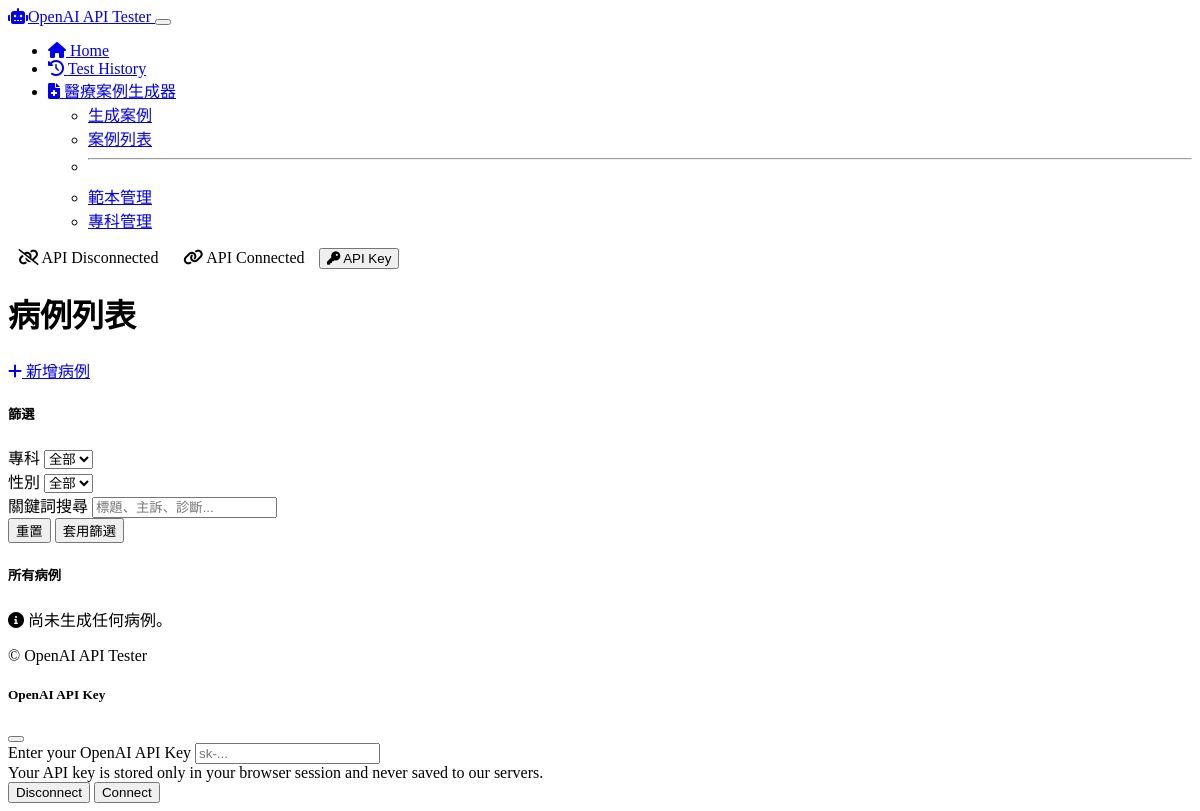
The app's page /medical/cases, older data.
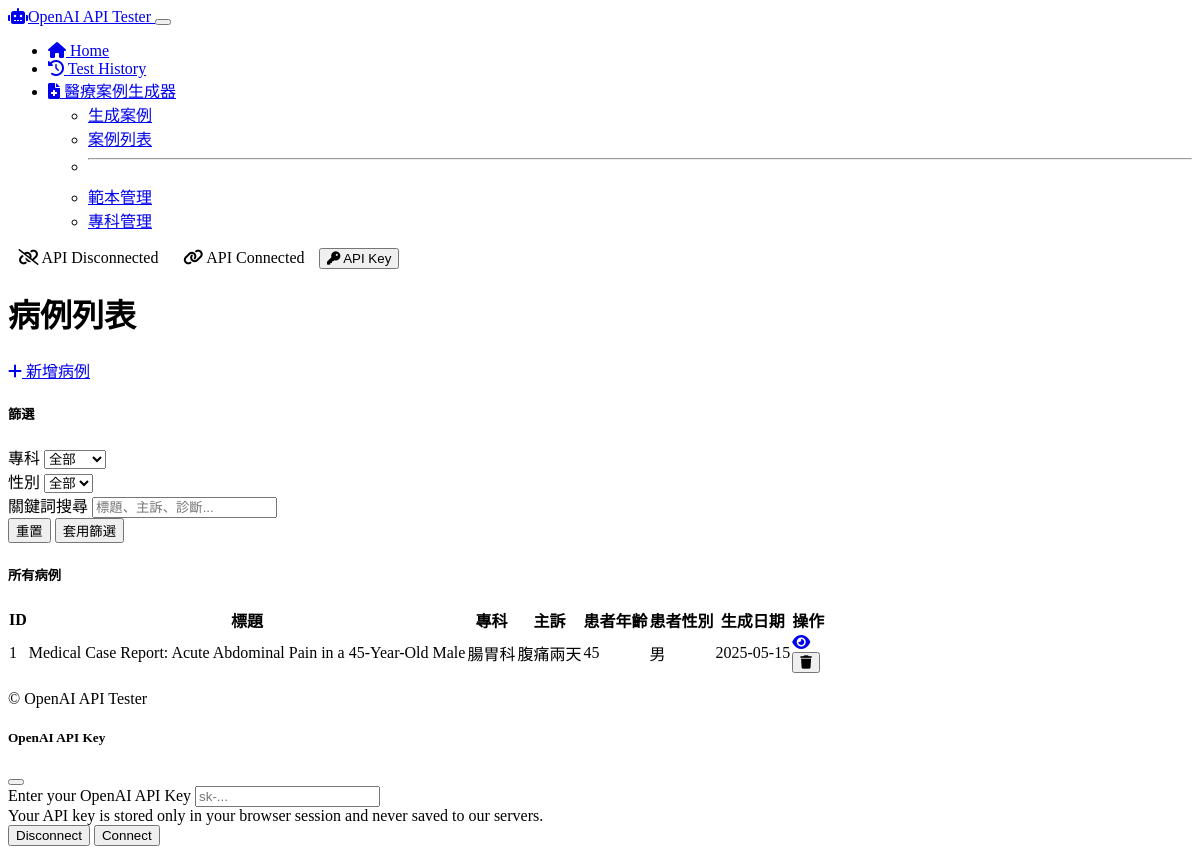
The same page, newer data.
### models/medical_case.py (models this page shows, shortened)
class MedicalCase(db.Model):
    id = db.Column(db.Integer, primary_key=True)
    title = db.Column(db.String(200), nullable=False)
    patient_age = db.Column(db.Integer, nullable=True)
    patient_gender = db.Column(db.String(20), nullable=True)
    chief_complaint = db.Column(db.Text, nullable=False)
    history_present_illness = db.Column(db.Text, nullable=True)
    past_medical_history = db.Column(db.Text, nullable=True)
    medications = db.Column(db.Text, nullable=True)
    allergies = db.Column(db.Text, nullable=True)
    family_history = db.Column(db.Text, nullable=True)
    social_history = db.Column(db.Text, nullable=True)
    physical_examination = db.Column(db.Text, nullable=True)
    vital_signs = db.Column(db.Text, nullable=True)
    laboratory_results = db.Column(db.Text, nullable=True)
    imaging_results = db.Column(db.Text, nullable=True)
    assessment = db.Column(db.Text, nullable=True)
    plan = db.Column(db.Text, nullable=True)
    specialty_id = db.Column(db.Integer, db.ForeignKey('medical_specialty.id'), nullable=True)
    diagnoses = db.relationship('Diagnosis', backref='case', lazy=True, cascade="all, delete-orphan")
    prompt_used = db.Column(db.Text, nullable=True)
    system_message = db.Column(db.Text, nullable=True)
    ai_model = db.Column(db.String(50), nullable=True)
    created_at = db.Column(db.DateTime, default=datetime.utcnow)
    updated_at = db.Column(db.DateTime, default=datetime.utcnow, onupdate=datetime.utcnow)

class MedicalSpecialty(db.Model):
    id = db.Column(db.Integer, primary_key=True)
    name = db.Column(db.String(100), nullable=False, unique=True)
    description = db.Column(db.Text, nullable=True)
    cases = db.relationship('MedicalCase', backref='specialty', lazy=True)

### routes/medical_routes.py (the view)
@app.route('/medical/cases', methods=['GET'])
def list_cases():
    cases = MedicalCase.query.order_by(MedicalCase.created_at.desc()).all()
    specialties = MedicalSpecialty.query.order_by(MedicalSpecialty.name).all()
    return render_template(
        'medical/cases.html',
        cases=cases,
        specialties=specialties
    )

### templates/medical/cases.html (shortened to what this page needs)
{% extends 'layout.html' %}
{% block content %}
<div class="container py-4">
    <div class="mb-4 d-flex justify-content-between align-items-center">
        <h1>病例列表</h1>
        <a href="{{ url_for('medical_home') }}" class="btn btn-primary">
            <i class="fas fa-plus me-1"></i> 新增病例
        </a>
    </div>
    <div class="card mb-4 shadow-sm">
        <div class="card-header">
            <h5 class="mb-0">篩選</h5>
        </div>
        <div class="card-body">
            <form id="filterForm" class="row g-3">
                <div class="col-md-4">
                    <label for="filterSpecialty" class="form-label">專科</label>
                    <select class="form-select" id="filterSpecialty">
                        <option value="">全部</option>
                    </select>
                </div>
                <div class="col-md-4">
                    <label for="filterGender" class="form-label">性別</label>
                    <select class="form-select" id="filterGender">
                        <option value="">全部</option>
                    </select>
                </div>
                <div class="col-md-4">
                    <label for="filterSearch" class="form-label">關鍵詞搜尋</label>
                    <input type="text" class="form-control" id="filterSearch" placeholder="標題、主訴、診斷...">
                </div>
                <div class="col-12 text-end">
                    <button type="reset" class="btn btn-secondary">重置</button>
                    <button type="submit" class="btn btn-primary">套用篩選</button>
                </div>
            </form>
        </div>
    </div>
    <div class="card shadow-sm">
        <div class="card-header">
            <h5 class="mb-0">所有病例</h5>
        </div>
        <div class="card-body">
            {% if cases %}
                <div class="table-responsive">
                    <table class="table table-hover" id="casesTable">
                        <thead>
                            <tr>
                                <th>ID</th>
                                <th>標題</th>
                                <th>專科</th>
                                <th>主訴</th>
                                <th>患者年齡</th>
                                <th>患者性別</th>
                                <th>生成日期</th>
                                <th>操作</th>
                            </tr>
                        </thead>
                        <tbody>
                            {% for case in cases %}
                                <tr class="case-row"
                                    data-specialty="{{ case.specialty.id if case.specialty else '' }}"
                                    data-gender="{{ case.patient_gender }}"
                                    data-search="{{ case.title }} {{ case.chief_complaint }}">
                                    <td>{{ case.id }}</td>
                                    <td>{{ case.title }}</td>
                                    <td>{{ case.specialty.name if case.specialty else "未指定" }}</td>
                                    <td>{{ case.chief_complaint }}</td>
                                    <td>{{ case.patient_age }}</td>
                                    <td>{{ case.patient_gender }}</td>
                                    <td>{{ case.created_at.strftime('%Y-%m-%d') }}</td>
                                    <td>
                                        <div class="btn-group">
                                            <a href="{{ url_for('view_case', id=case.id) }}" class="btn btn-sm btn-outline-info">
                                                <i class="fas fa-eye"></i>
                                            </a>
                                            <form action="{{ url_for('delete_case', id=case.id) }}" method="POST" onsubmit="return confirm('確定要刪除這個病例嗎？此操作無法撤銷。');" class="d-inline">
                                                <button type="submit" class="btn btn-sm btn-outline-danger">
                                                    <i class="fas fa-trash"></i>
                                                </button>
                                            </form>
                                        </div>
                                    </td>
                                </tr>
                            {% endfor %}
                        </tbody>
                    </table>
                </div>
            {% else %}
                <div class="alert alert-info">
                    <i class="fas fa-info-circle me-2"></i> 尚未生成任何病例。
                </div>
            {% endif %}
        </div>
    </div>
</div>
{% endblock %}

### templates/layout.html (shortened to what this page needs)
<!DOCTYPE html>
<html lang="en" data-bs-theme="dark">
<head>
    <link href="https://cdn.replit.com/agent/bootstrap-agent-dark-theme.min.css" rel="stylesheet">
    <link rel="stylesheet" href="https://cdnjs.cloudflare.com/ajax/libs/font-awesome/6.0.0/css/all.min.css">
    <link rel="stylesheet" href="{{ url_for('static', filename='css/custom.css') }}">
</head>
<body>
    <header>
        <nav class="navbar navbar-expand-lg navbar-dark bg-dark">
            <div class="container-fluid">
                <a class="navbar-brand" href="/">
                    <i class="fas fa-robot me-2"></i>OpenAI API Tester
                </a>
                <button class="navbar-toggler" type="button" data-bs-toggle="collapse" data-bs-target="#navbarNav">
                </button>
                <div class="collapse navbar-collapse" id="navbarNav">
                    <ul class="navbar-nav">
                        <li class="nav-item">
                            <a class="nav-link" href="/">
                                <i class="fas fa-home me-1"></i> Home
                            </a>
                        </li>
                        <li class="nav-item">
                            <a class="nav-link" href="/test-cases">
                                <i class="fas fa-history me-1"></i> Test History
                            </a>
                        </li>
                        <li class="nav-item dropdown">
                            <a class="nav-link dropdown-toggle" href="#" id="medicalDropdown" role="button" data-bs-toggle="dropdown" aria-expanded="false">
                                <i class="fas fa-file-medical me-1"></i> 醫療案例生成器
                            </a>
                            <ul class="dropdown-menu" aria-labelledby="medicalDropdown">
                                <li><a class="dropdown-item" href="/medical">生成案例</a></li>
                                <li><a class="dropdown-item" href="/medical/cases">案例列表</a></li>
                                <li><hr class="dropdown-divider"></li>
                                <li><a class="dropdown-item" href="/medical/templates">範本管理</a></li>
                                <li><a class="dropdown-item" href="/medical/specialties">專科管理</a></li>
                            </ul>
                        </li>
                    </ul>
                    <div class="ms-auto d-flex align-items-center" id="apiKeyStatus">
                        <span class="badge bg-danger me-2" id="apiDisconnected">
                            <i class="fas fa-unlink me-1"></i> API Disconnected
                        </span>
                        <span class="badge bg-success me-2 d-none" id="apiConnected">
                            <i class="fas fa-link me-1"></i> API Connected
                        </span>
                        <button class="btn btn-sm btn-outline-light" id="apiKeyButton" data-bs-toggle="modal" data-bs-target="#apiKeyModal">
                            <i class="fas fa-key me-1"></i> API Key
                        </button>
                    </div>
                </div>
            </div>
        </nav>
    </header>
    <main class="container py-4">
        {% block content %}{% endblock %}
    </main>
    <footer class="bg-dark text-light py-3 mt-5">
        <div class="container text-center">
            <p class="mb-0">&copy; OpenAI API Tester</p>
        </div>
    </footer>
    <div class="modal fade" id="apiKeyModal" tabindex="-1" aria-hidden="true">
        <div class="modal-dialog">
            <div class="modal-content">
                <div class="modal-header">
                    <h5 class="modal-title">OpenAI API Key</h5>
                    <button type="button" class="btn-close" data-bs-dismiss="modal" aria-label="Close"></button>
                </div>
                <div class="modal-body">
                    <div class="mb-3">
                        <label for="apiKeyInput" class="form-label">Enter your OpenAI API Key</label>
                        <input type="password" class="form-control" id="apiKeyInput" placeholder="sk-...">
                        <div class="form-text">Your API key is stored only in your browser session and never saved to our servers.</div>
                    </div>
                </div>
                <div class="modal-footer">
                    <button type="button" class="btn btn-outline-danger" id="disconnectButton">Disconnect</button>
                    <button type="button" class="btn btn-primary" id="connectButton">Connect</button>
                </div>
            </div>
        </div>
    </div>
</body>
</html>

### static/css/custom.css (style rules this page uses)
.form-label { margin-bottom: 0.3rem; font-weight: 500; }
.table { border-collapse: separate; border-spacing: 0; }
.badge { font-weight: normal; padding: 0.35em 0.65em; }

Row changes from the older to the newer data that the page shows:
added MedicalCase: id "1", title "Medical Case Report: Acute Abdominal Pain in a 45-Year-Old Male", specialty "腸胃科", chief_complaint "腹痛兩天", patient_age "45", patient_gender "男", created_at "2025-05-15"
Text that changed along with them:
text no longer shown: "尚未生成任何病例。"
text now shown: "ID 標題 專科 主訴 患者年齡 患者性別 生成日期 操作"
